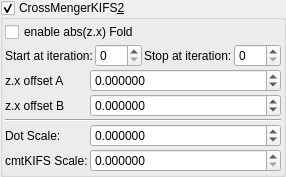
    <widget class="MyGroupBox" name="groupCheck_transf_function_enabledK_false">
     <property name="toolTip">
      <string/>
     </property>
     <property name="title">
      <string>CrossMengerKIFS&amp;2</string>
     </property>
     <property name="checkable">
      <bool>true</bool>
     </property>
     <layout class="QVBoxLayout" name="verticalLayout_35" stretch="0,0,0">
      <property name="spacing">
       <number>2</number>
      </property>
      <property name="leftMargin">
       <number>2</number>
      </property>
      <property name="topMargin">
       <number>2</number>
      </property>
      <property name="rightMargin">
       <number>2</number>
      </property>
      <property name="bottomMargin">
       <number>2</number>
      </property>
      <item>
       <widget class="MyCheckBox" name="checkBox_transf_function_enabledCz_false">
        <property name="text">
         <string>enable abs(z.x) Fold</string>
        </property>
       </widget>
      </item>
      <item>
       <layout class="QGridLayout" name="gridLayout_72">
        <property name="spacing">
         <number>2</number>
        </property>
        <item row="0" column="0">
         <widget class="QLabel" name="label_262">
          <property name="text">
           <string>Start at iteration:</string>
          </property>
         </widget>
        </item>
        <item row="0" column="1">
         <widget class="MySpinBox" name="spinboxInt_transf_start_iterations_B">
          <property name="sizePolicy">
           <sizepolicy hsizetype="Minimum" vsizetype="Maximum">
            <horstretch>0</horstretch>
            <verstretch>0</verstretch>
           </sizepolicy>
          </property>
          <property name="maximum">
           <number>999</number>
          </property>
         </widget>
        </item>
        <item row="0" column="2">
         <widget class="QLabel" name="label_263">
          <property name="text">
           <string>Stop at iteration:</string>
          </property>
         </widget>
        </item>
        <item row="0" column="3">
         <widget class="MySpinBox" name="spinboxInt_transf_stop_iterations_B">
          <property name="sizePolicy">
           <sizepolicy hsizetype="Minimum" vsizetype="Maximum">
            <horstretch>0</horstretch>
            <verstretch>0</verstretch>
           </sizepolicy>
          </property>
          <property name="maximum">
           <number>999</number>
          </property>
         </widget>
        </item>
       </layout>
      </item>
      <item>
       <layout class="QGridLayout" name="gridLayout_37" columnstretch="0,1">
        <property name="spacing">
         <number>2</number>
        </property>
        <item row="3" column="0">
         <widget class="QLabel" name="label_123">
          <property name="text">
           <string>Dot Scale:</string>
          </property>
         </widget>
        </item>
        <item row="4" column="0">
         <widget class="QLabel" name="label_117">
          <property name="text">
           <string>cmtKIFS Scale:</string>
          </property>
         </widget>
        </item>
        <item row="2" column="0" colspan="2">
         <widget class="Line" name="line_8">
          <property name="orientation">
           <enum>Qt::Horizontal</enum>
          </property>
         </widget>
        </item>
        <item row="0" column="1">
         <widget class="MyDoubleSpinBox" name="spinbox_transf_offset">
          <property name="sizePolicy">
           <sizepolicy hsizetype="Minimum" vsizetype="Maximum">
            <horstretch>0</horstretch>
            <verstretch>0</verstretch>
           </sizepolicy>
          </property>
          <property name="prefix">
           <string/>
          </property>
          <property name="suffix">
           <string/>
          </property>
          <property name="decimals">
           <number>6</number>
          </property>
          <property name="minimum">
           <double>-99.000000000000000</double>
          </property>
          <property name="maximum">
           <double>99.000000000000000</double>
          </property>
          <property name="singleStep">
           <double>0.100000000000000</double>
          </property>
         </widget>
        </item>
        <item row="0" column="0">
         <widget class="QLabel" name="label_108">
          <property name="text">
           <string>z.x offset A</string>
          </property>
         </widget>
        </item>
        <item row="1" column="0">
         <widget class="QLabel" name="label_110">
          <property name="text">
           <string>z.x offset B</string>
          </property>
         </widget>
        </item>
        <item row="1" column="1">
         <widget class="MyDoubleSpinBox" name="spinbox_transf_offsetC_0">
          <property name="sizePolicy">
           <sizepolicy hsizetype="Minimum" vsizetype="Maximum">
            <horstretch>0</horstretch>
            <verstretch>0</verstretch>
           </sizepolicy>
          </property>
          <property name="prefix">
           <string/>
          </property>
          <property name="suffix">
           <string/>
          </property>
          <property name="decimals">
           <number>6</number>
          </property>
          <property name="minimum">
           <double>-99.000000000000000</double>
          </property>
          <property name="maximum">
           <double>99.000000000000000</double>
          </property>
          <property name="singleStep">
           <double>0.100000000000000</double>
          </property>
         </widget>
        </item>
        <item row="3" column="1">
         <widget class="MyDoubleSpinBox" name="spinbox_transf_scaleF_1">
          <property name="sizePolicy">
           <sizepolicy hsizetype="Minimum" vsizetype="Maximum">
            <horstretch>0</horstretch>
            <verstretch>0</verstretch>
           </sizepolicy>
          </property>
          <property name="prefix">
           <string/>
          </property>
          <property name="suffix">
           <string/>
          </property>
          <property name="decimals">
           <number>6</number>
          </property>
          <property name="minimum">
           <double>-99.000000000000000</double>
          </property>
          <property name="maximum">
           <double>99.000000000000000</double>
          </property>
          <property name="singleStep">
           <double>0.100000000000000</double>
          </property>
         </widget>
        </item>
        <item row="4" column="1">
         <widget class="MyDoubleSpinBox" name="spinbox_transf_scaleB_3">
          <property name="sizePolicy">
           <sizepolicy hsizetype="Minimum" vsizetype="Maximum">
            <horstretch>0</horstretch>
            <verstretch>0</verstretch>
           </sizepolicy>
          </property>
          <property name="prefix">
           <string/>
          </property>
          <property name="suffix">
           <string/>
          </property>
          <property name="decimals">
           <number>6</number>
          </property>
          <property name="minimum">
           <double>0.000000000000000</double>
          </property>
          <property name="maximum">
           <double>99.000000000000000</double>
          </property>
          <property name="singleStep">
           <double>0.100000000000000</double>
          </property>
         </widget>
        </item>
       </layout>
      </item>
     </layout>
    </widget>
